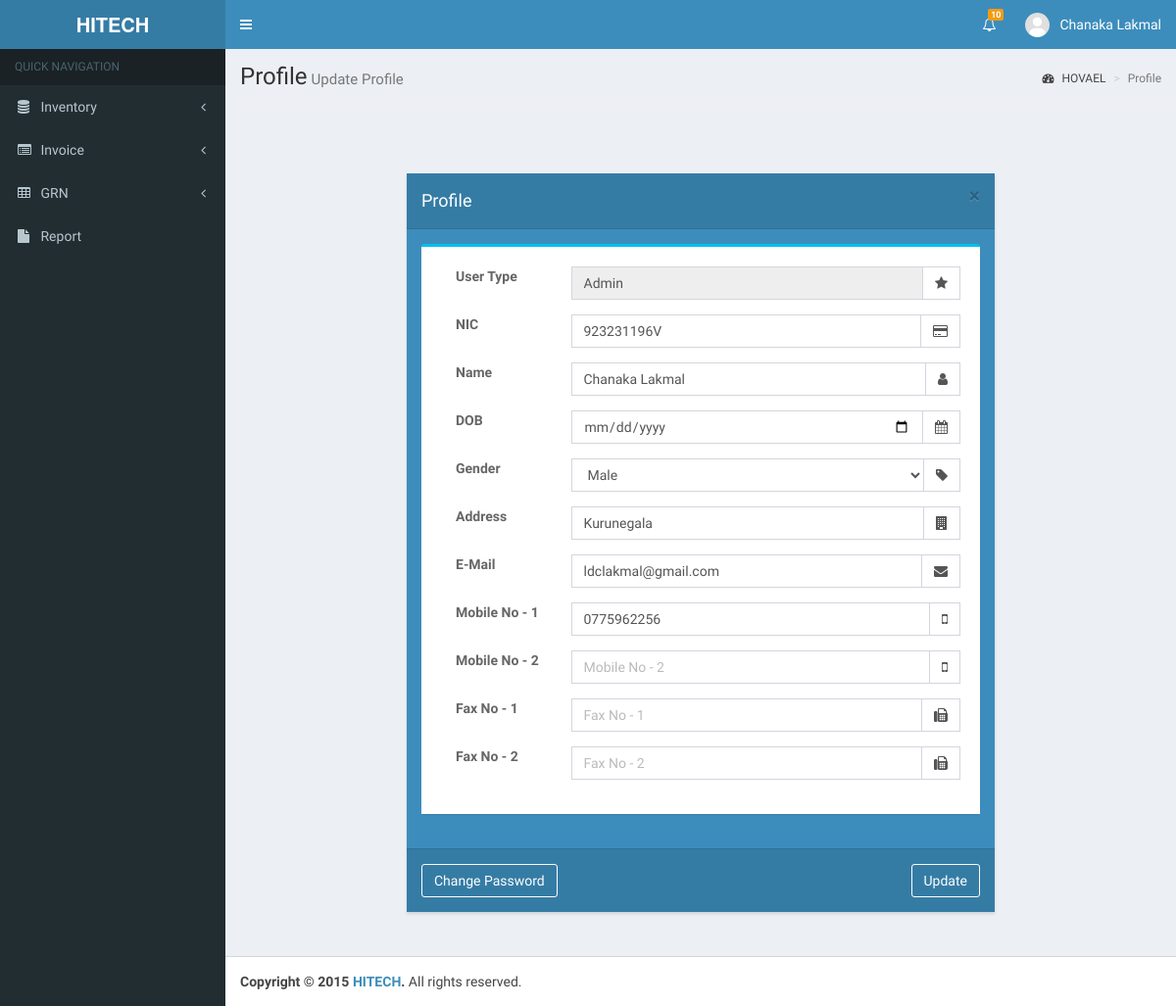
The page /Profile.php (signed in) on the database its author committed.
### tables this page shows
CREATE TABLE `user` (
  `iduser` int(11) NOT NULL AUTO_INCREMENT,
  `idtype` int(11) NOT NULL,
  `nic` varchar(45) DEFAULT NULL,
  `name` varchar(75) DEFAULT NULL,
  `dob` datetime DEFAULT NULL,
  `gender` varchar(45) DEFAULT NULL,
  `address` text,
  `email` varchar(75) DEFAULT NULL,
  `mobile1` varchar(45) DEFAULT NULL,
  `mobile2` varchar(45) DEFAULT NULL,
  `fax1` varchar(45) DEFAULT NULL,
  `fax2` varchar(45) DEFAULT NULL,
  `pw` varchar(100) DEFAULT NULL,
  `status` tinyint(4) DEFAULT NULL,
  PRIMARY KEY (`iduser`),
  KEY `fk_user_type1_idx` (`idtype`),
  CONSTRAINT `fk_user_type1` FOREIGN KEY (`idtype`) REFERENCES `type` (`idtype`) ON DELETE NO ACTION ON UPDATE NO ACTION
);

CREATE TABLE `type` (
  `idtype` int(11) NOT NULL AUTO_INCREMENT,
  `type` varchar(45) DEFAULT NULL,
  PRIMARY KEY (`idtype`)
);

### Profile.php (the view, shortened to what this page needs)
<!DOCTYPE html>
<html>
    <head>
        <link rel="stylesheet" type="text/css" href="css/bootstrap.min.css">
        <link href="https://maxcdn.bootstrapcdn.com/font-awesome/4.3.0/css/font-awesome.min.css" rel="stylesheet" type="text/css" />
        <link href="https://code.ionicframework.com/ionicons/2.0.1/css/ionicons.min.css" rel="stylesheet" type="text/css" />
        <link href="dist/css/AdminLTE.min.css" rel="stylesheet" type="text/css" />
        <link href="dist/css/skins/skin-blue.min.css" rel="stylesheet" type="text/css" />
    </head>
    <body class="skin-blue sidebar-mini">
        <div class="wrapper">
            <?php include './Header.php'; ?>
            <?php include './SideBar.php'; ?>
            <div class="content-wrapper">
                <section class="content-header">
                    <h1>
                        Profile<small>Update Profile</small>
                    </h1>
                    <ol class="breadcrumb">
                        <li><a href="Home.php"><i class="fa fa-dashboard"></i> HOVAEL</a></li>
                        <li class="active">Profile</li>
                    </ol>
                </section>
                <hr>
                <?php
                $iduser = $_SESSION['iduser'];
                ?>
                <section class="content">
                    <div class="example-modal">
                        <div class="modal modal-primary">
                            <div class="modal-dialog">
                                <div class="modal-content">
                                    <div class="modal-header">
                                        <button type="button" class="close" data-dismiss="modal" aria-label="Close"><span aria-hidden="true">&times;</span></button>
                                        <h4 class="modal-title">Profile</h4>
                                    </div>
                                    <form id="reg_form" action="db/UpdateUser.php" method="POST">
                                        <div class="modal-body">
                                            <div class="box box-info">
                                                <div class="register-box-body">
                                                    <?php
                                                    include './DBCon.php';
                                                    $res = mysqli_query($con, "SELECT * FROM user JOIN type ON user.idtype=type.idtype WHERE user.iduser='$iduser'");
                                                    if ($rowMain = mysqli_fetch_array($res)) {
                                                        ?>
                                                        <div class="form-group">
                                                            <label class="col-sm-3 control-label">User Type</label>
                                                            <div class="col-sm-9 input-group">
                                                                <input name="type" type="text" class="form-control" value="<?php echo $rowMain['type']; ?>" disabled>
                                                                <span class="input-group-addon"><i class="fa fa-star"></i></span>
                                                            </div>
                                                        </div>
                                                        <div class="form-group">
                                                            <label class="col-sm-3 control-label">NIC</label>
                                                            <div class="col-sm-9 input-group">
                                                                <input name="nic" type="text" class="form-control" placeholder="NIC" value="<?php echo $rowMain['nic']; ?>" maxlength="10" required>
                                                                <span class="input-group-addon"><i class="fa fa-credit-card"></i></span>
                                                            </div>
                                                        </div>
                                                        <div class="form-group">
                                                            <label class="col-sm-3 control-label">Name</label>
                                                            <div class="col-sm-9 input-group">
                                                                <input name="name" type="text" class="form-control" placeholder="Name" value="<?php echo $rowMain['name']; ?>" required>
                                                                <span class="input-group-addon"><i class="fa fa-user"></i></span>
                                                            </div>
                                                        </div>
                                                        <div class="form-group">
                                                            <label class="col-sm-3 control-label">DOB</label>
                                                            <div class="col-sm-9 input-group">
                                                                <input name="dob" type="date" class="form-control" placeholder="DOB" value="<?php echo $rowMain['dob']; ?>" required>
                                                                <span class="input-group-addon"><i class="fa fa-calendar"></i></span>
                                                            </div>
                                                        </div>
                                                        <div class="form-group">
                                                            <label class="col-sm-3 control-label">Gender</label>
                                                            <div class="col-sm-9 input-group">
                                                                <select name="gender" class="form-control" required>
                                                                    <?php if ('male' == $rowMain['gender']) { ?>
                                                                        <option value="male" selected> Male</option>
                                                                    <?php } else { ?>
                                                                        <option value="male"> Male</option>
                                                                        <option value="female" selected> Female</option>
                                                                    <?php } ?>
                                                                </select>
                                                                <span class="input-group-addon"><i class="fa fa-tag"></i></span>
                                                            </div>
                                                        </div>
                                                        <div class="form-group">
                                                            <label class="col-sm-3 control-label">Address</label>
                                                            <div class="col-sm-9 input-group">
                                                                <input name="address" type="text" class="form-control" placeholder="Mobile No" value="<?php echo $rowMain['address']; ?>" required>
                                                                <span class="input-group-addon"><i class="fa fa-building"></i></span>
                                                            </div>
                                                        </div>
                                                        <div class="form-group">
                                                            <label class="col-sm-3 control-label">E-Mail</label>
                                                            <div class="col-sm-9 input-group">
                                                                <input name="email" type="email" class="form-control" placeholder="E-Mail" value="<?php echo $rowMain['email']; ?>" required>
                                                                <span class="input-group-addon"><i class="fa fa-envelope"></i></span>
                                                            </div>
                                                        </div>
                                                        <div class="form-group">
                                                            <label class="col-sm-3 control-label">Mobile No - 1</label>
                                                            <div class="col-sm-9 input-group">
                                                                <input name="mobile1" type="text" class="form-control" placeholder="Mobile No - 1" value="<?php echo $rowMain['mobile1']; ?>">
                                                                <span class="input-group-addon"><i class="fa fa-mobile"></i></span>
                                                            </div>
                                                        </div>
                                                        <div class="form-group">
                                                            <label class="col-sm-3 control-label">Mobile No - 2</label>
                                                            <div class="col-sm-9 input-group">
                                                                <input name="mobile2" type="text" class="form-control" placeholder="Mobile No - 2" value="<?php echo $rowMain['mobile2']; ?>">
                                                                <span class="input-group-addon"><i class="fa fa-mobile"></i></span>
                                                            </div>
                                                        </div>
                                                        <div class="form-group">
                                                            <label class="col-sm-3 control-label">Fax No - 1</label>
                                                            <div class="col-sm-9 input-group">
                                                                <input name="fax1" type="text" class="form-control" placeholder="Fax No - 1" value="<?php echo $rowMain['fax1']; ?>">
                                                                <span class="input-group-addon"><i class="fa fa-fax"></i></span>
                                                            </div>
                                                        </div>
                                                        <div class="form-group">
                                                            <label class="col-sm-3 control-label">Fax No - 2</label>
                                                            <div class="col-sm-9 input-group">
                                                                <input name="fax2" type="text" class="form-control" placeholder="Fax No - 2" value="<?php echo $rowMain['fax2']; ?>">
                                                                <span class="input-group-addon"><i class="fa fa-fax"></i></span>
                                                            </div>
                                                        </div>
                                                    <?php } ?>
                                                </div>
                                            </div>
                                        </div>
                                        <div class="modal-footer">
                                            <a href="PasswordChangeForm.php"><button type="button" class="btn btn-outline pull-left" data-dismiss="modal">Change Password</button></a>
                                            <button type="submit" class="btn btn-outline">Update</button>
                                        </div>
                                    </form>
                                </div>
                            </div>
                        </div>
                    </div>
                </section>
            </div>
            <?php include './Footer.php'; ?>
        </div>
    </body>
</html>

### Profile.php (style rules this page uses)
.example-modal .modal { position: relative; top: auto; bottom: auto; right: auto; left: auto; display: block; z-index: 1; }
.example-modal .modal { background: transparent!important; }

### rows shown on the page
user: type "Admin", nic "923231196V", name "Chanaka Lakmal", gender "Male", address "Kurunegala", email "ldclakmal@gmail.com", mobile1 "0775962256"

### other values the page prints
$_SESSION['name'] "Chanaka Lakmal"
